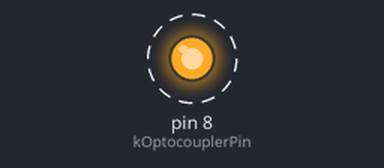
The sketch below on a simulated Arduino Uno, built with avr-gcc and run on an emulated ATmega328P. Parts: output pins drawn as LEDs (lit = HIGH). Dashed ring = blinking.

Above: at 0.5 s.
Timing chart, 0 to 4.6 s (numbered marks = the images above):
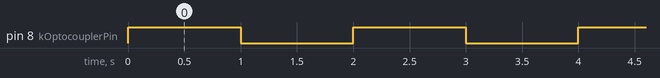

Measured:
- by itself, pin 8 (kOptocouplerPin): alternates HIGH for 1.0 s and LOW for 1.0 s

The sketch:

project_15_hacking_buttons.ino
```cpp
const int kOptocouplerPin = 8;

void setup() {
  pinMode(kOptocouplerPin, OUTPUT);
}

void loop() {
  digitalWrite(kOptocouplerPin, HIGH);
  delay(1000);
  digitalWrite(kOptocouplerPin, LOW);
  delay(1000);
}
```
